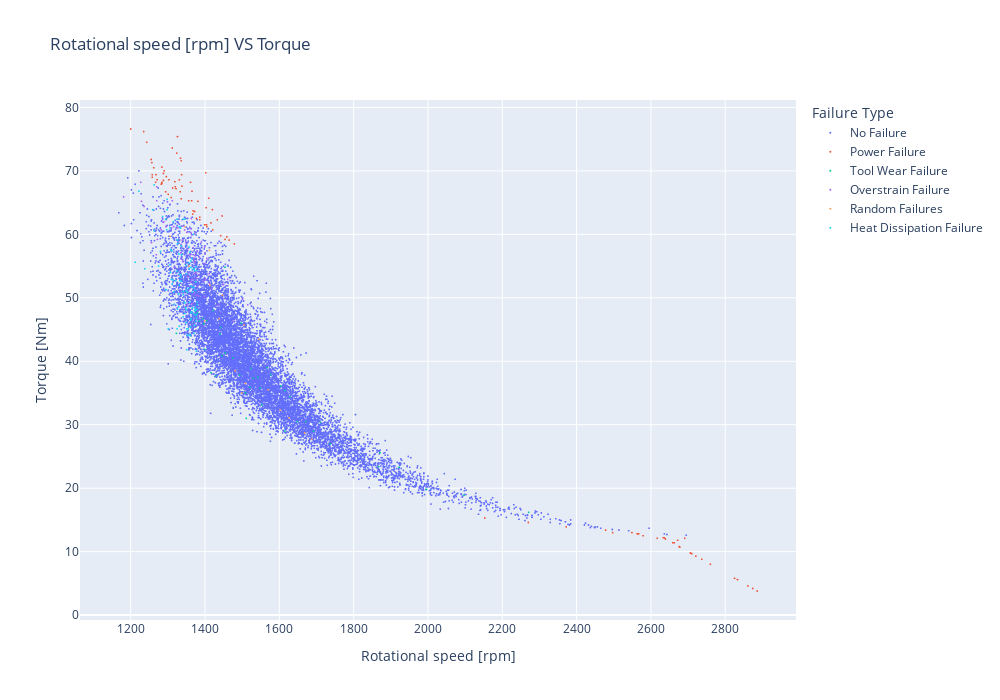

Notebook source saved alongside this figure:
### Code cell
import plotly.express as px
df['Target'] = df['Target'].astype(int)

# Convert 'Target' to categorical (optional but recommended)
df['Target'] = df['Target'].astype(str)
fig = px.scatter(df, 
                 x='Rotational speed [rpm]', 
                 y='Torque [Nm]', 
                 opacity=1, 
                 title='Rotational speed [rpm] VS Torque', 
                 color='Failure Type',
                 )

# Set marker size
fig.update_traces(marker=dict(size=2))

# Set figure size
fig.update_layout(width=1000, height=700)

fig.show()

### Figure 1 — Plotly figure (JSON) as saved in the notebook; plotly's stock layout.template omitted (floating-point values rounded to 4 significant figures; data arrays with more than 128 entries replaced by an {"elided": "..."} marker saying what was removed)
{"data": [{"hovertemplate": "Failure Type=No Failure<br>Rotational speed [rpm]=%{x}<br>Torque [Nm]=%{y}<extra></extra>", "legendgroup": "No Failure", "marker": {"color": "#636efa", "opacity": 1, "size": 2, "symbol": "circle"}, "mode": "markers", "name": "No Failure", "showlegend": true, "type": "scattergl", "x": {"elided": "9652 int values"}, "xaxis": "x", "y": {"elided": "9652 float values"}, "yaxis": "y"}, {"hovertemplate": "Failure Type=Power Failure<br>Rotational speed [rpm]=%{x}<br>Torque [Nm]=%{y}<extra></extra>", "legendgroup": "Power Failure", "marker": {"color": "#EF553B", "opacity": 1, "size": 2, "symbol": "circle"}, "mode": "markers", "name": "Power Failure", "showlegend": true, "type": "scattergl", "x": [2861, 1410, 1433, 2678, 1421, 1420, 2564, 1399, 2874, 1336, 2833, 1235, 2270, 1319, 2721, 1386, 1258, 1296, 2153, 1243, 2737, 1479, 1268, 2886, 1313, 2567, 1301, 1258, 2549, 1446, 1372, 1267, 1320, 1367, 1324, 2563, 2760, 2639, 2672, 1338, 2709, 1442, 1333, 1454, 2691, 1331, 1284, 2372, 2825, 1284, 1386, 1365, 2676, 2663, 1337, 1284, 2497, 2659, 1271, 2706, 1262, 1288, 1257, 1404, 1290, 1364, 1356, 1282, 1405, 1312, 1368, 1309, 1336, 2636, 1322, 2478, 2633, 1416, 1288, 2579, 1381, 1255, 1200, 1465, 2710, 1303, 1402, 2617, 1334, 1459, 1326, 1403, 1377, 1294, 1361], "xaxis": "x", "y": [4.6, 65.7, 62.3, 10.7, 60.7, 63.9, 12.8, 61.5, 4.2, 71.6, 5.6, 76.2, 14.6, 68.3, 9.3, 62.3, 69, 69.1, 15.3, 74.5, 8.8, 58.5, 69.4, 3.8, 67.3, 12.8, 66.3, 69.4, 13, 62.9, 63.6, 68.2, 67.5, 63.2, 72.8, 12.8, 8, 12, 11.8, 67.6, 9.7, 59.8, 66.7, 59.2, 12.1, 68.6, 68, 13.9, 5.8, 68.2, 62.7, 66.8, 10.8, 11.4, 69.4, 70.6, 13, 11.4, 68.6, 9.8, 70.5, 68.5, 71.3, 61.5, 70, 65.3, 65.3, 67.9, 61.2, 73.6, 63.7, 65.8, 65.6, 12.2, 67.2, 13.4, 12.2, 61.8, 69.6, 12.5, 65.2, 71.8, 76.6, 59.1, 9.7, 68.6, 69.7, 12.1, 72, 59.6, 75.4, 64.2, 62.5, 66.7, 68.2], "yaxis": "y"}, {"hovertemplate": "Failure Type=Tool Wear Failure<br>Rotational speed [rpm]=%{x}<br>Torque [Nm]=%{y}<extra></extra>", "legendgroup": "Tool Wear Failure", "marker": {"color": "#00cc96", "opacity": 1, "size": 2, "symbol": "circle"}, "mode": "markers", "name": "Tool Wear Failure", "showlegend": true, "type": "scattergl", "x": [1455, 1549, 1429, 1604, 1511, 1416, 1867, 1542, 1399, 1380, 1996, 1567, 1405, 1530, 1629, 1615, 1710, 1442, 1446, 1497, 1521, 1509, 1422, 1454, 1671, 1577, 1493, 1397, 1394, 1441, 1648, 1692, 1524, 2097, 1374, 1553, 1737, 1385, 1475, 1323, 1325, 1615, 1871, 1922, 2271], "xaxis": "x", "y": [41.3, 35.8, 37.7, 36.1, 31, 38.2, 23.4, 37.5, 41.9, 47.6, 19.8, 39, 46.4, 37.3, 34.4, 29, 30.4, 45.3, 40.9, 46, 35.9, 35, 48, 54.8, 30.5, 37.9, 37.8, 45.9, 46.7, 44.3, 30.5, 29, 38.9, 18.9, 47.9, 33.1, 27, 46.3, 40.5, 44.4, 62.4, 35.4, 25.6, 23.3, 16.2], "yaxis": "y"}, {"hovertemplate": "Failure Type=Overstrain Failure<br>Rotational speed [rpm]=%{x}<br>Torque [Nm]=%{y}<extra></extra>", "legendgroup": "Overstrain Failure", "marker": {"color": "#ab63fa", "opacity": 1, "size": 2, "symbol": "circle"}, "mode": "markers", "name": "Overstrain Failure", "showlegend": true, "type": "scattergl", "x": [1282, 1412, 1348, 1362, 1405, 1373, 1501, 1289, 1372, 1385, 1316, 1400, 1362, 1365, 1371, 1354, 1310, 1365, 1327, 1390, 1384, 1378, 1329, 1515, 1345, 1299, 1417, 1379, 1269, 1285, 1355, 1378, 1270, 1227, 1351, 1383, 1340, 1401, 1359, 1256, 1363, 1365, 1411, 1477, 1450, 1369, 1339, 1236, 1399, 1379, 1312, 1380, 1461, 1362, 1372, 1296, 1270, 1336, 1368, 1272, 1335, 1399, 1229, 1376, 1181, 1369, 1340, 1396, 1354, 1398, 1373, 1367, 1287, 1435, 1317, 1352, 1360, 1337], "xaxis": "x", "y": [60.7, 52.3, 58.8, 56.8, 56.2, 56.7, 49.8, 62, 55.6, 56.4, 61.2, 57.1, 52.5, 49.1, 53.8, 53.3, 61, 52.9, 61, 58.8, 53.6, 50.4, 53.6, 48.9, 60.7, 65.1, 51.5, 54.2, 56.8, 62.6, 57.8, 53.1, 65.3, 68.2, 60.3, 50.3, 55.7, 53, 56.8, 58.7, 62.5, 59.9, 53.8, 46.3, 52.1, 56.2, 59.1, 64.4, 58, 57.3, 65.3, 51.8, 52.9, 60.3, 60.1, 61.3, 67.5, 58.4, 57.9, 59.2, 57.1, 50.2, 65.2, 53.9, 65.9, 50.6, 61.3, 52.7, 53.9, 55.4, 55.7, 56.3, 61.9, 48.8, 54.8, 48.9, 60.9, 56.1], "yaxis": "y"}, {"hovertemplate": "Failure Type=Random Failures<br>Rotational speed [rpm]=%{x}<br>Torque [Nm]=%{y}<extra></extra>", "legendgroup": "Random Failures", "marker": {"color": "#FFA15A", "opacity": 1, "size": 2, "symbol": "circle"}, "mode": "markers", "name": "Random Failures", "showlegend": true, "type": "scattergl", "x": [1399, 1505, 1626, 1570, 1447, 1687, 1602, 1346, 1499, 1357, 1509, 1306, 1668, 1412, 1481, 1413, 1545, 1438], "xaxis": "x", "y": [46.4, 45.7, 31.1, 35.5, 50.4, 27.7, 32.3, 61.2, 35, 55, 36.5, 59.7, 28.7, 57.5, 38.5, 52, 43.5, 46.7], "yaxis": "y"}, {"hovertemplate": "Failure Type=Heat Dissipation Failure<br>Rotational speed [rpm]=%{x}<br>Torque [Nm]=%{y}<extra></extra>", "legendgroup": "Heat Dissipation Failure", "marker": {"color": "#19d3f3", "opacity": 1, "size": 2, "symbol": "circle"}, "mode": "markers", "name": "Heat Dissipation Failure", "showlegend": true, "type": "scattergl", "x": [1342, 1377, 1377, 1379, 1360, 1326, 1366, 1294, 1357, 1336, 1376, 1370, 1325, 1376, 1364, 1286, 1311, 1331, 1373, 1212, 1370, 1263, 1346, 1355, 1346, 1349, 1362, 1334, 1348, 1314, 1359, 1369, 1330, 1356, 1329, 1297, 1331, 1361, 1374, 1334, 1317, 1259, 1341, 1362, 1326, 1280, 1379, 1308, 1298, 1355, 1368, 1353, 1331, 1326, 1358, 1325, 1379, 1321, 1329, 1374, 1378, 1263, 1351, 1305, 1359, 1307, 1346, 1372, 1375, 1351, 1349, 1349, 1369, 1275, 1312, 1374, 1361, 1359, 1372, 1365, 1335, 1336, 1341, 1330, 1238, 1324, 1349, 1350, 1307, 1373, 1222, 1337, 1353, 1366, 1341, 1306, 1301, 1336, 1351, 1363, 1295, 1361, 1332, 1309, 1344, 1371, 1366, 1377, 1315, 1298, 1316, 1363], "xaxis": "x", "y": [62.4, 46.8, 47.3, 49.3, 44, 59.1, 48.4, 62.4, 58, 58.2, 54.9, 51.7, 45.1, 46.3, 47.8, 62.8, 57.4, 61.2, 48, 55.6, 44.4, 60.6, 47.5, 51.5, 49.2, 46.1, 54.8, 53.2, 48.4, 52.8, 49.3, 60, 56.9, 55.5, 48.6, 60.7, 52, 45.4, 48.5, 61, 49, 63.9, 50.5, 55.8, 48.2, 57.3, 48.2, 57.6, 65.5, 45.1, 51.6, 50.9, 45.5, 58.5, 54.6, 62.4, 48.9, 52.7, 50.6, 51.2, 54.3, 67.8, 41.8, 55.2, 57.2, 54, 62.4, 45.7, 52.5, 45.1, 55.1, 51.2, 47.5, 55, 52.2, 48.2, 47.6, 44.2, 54.3, 56.2, 53.6, 52.6, 51, 53.7, 54.6, 54.2, 51.1, 48.1, 54, 47.3, 66.8, 56.8, 44.1, 50.9, 47, 61, 45.1, 58.2, 53.8, 46.7, 51.3, 46.5, 52.7, 52.9, 49.3, 54.6, 54.5, 41.6, 62, 63.9, 50.9, 51.8], "yaxis": "y"}], "layout": {"height": 700, "legend": {"title": {"text": "Failure Type"}, "tracegroupgap": 0}, "title": {"text": "Rotational speed [rpm] VS Torque"}, "width": 1000, "xaxis": {"anchor": "y", "domain": [0, 1], "title": {"text": "Rotational speed [rpm]"}}, "yaxis": {"anchor": "x", "domain": [0, 1], "title": {"text": "Torque [Nm]"}}}}
